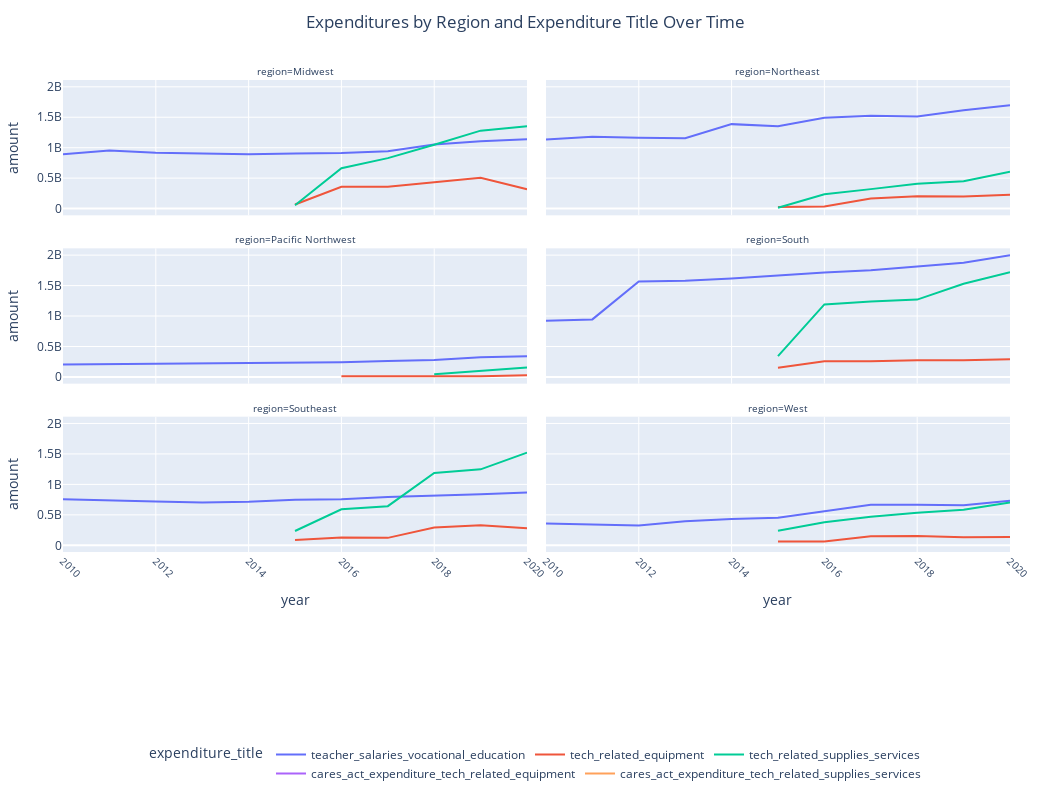

Write notebook code for a chart like this one.
### Code cell
regional_expenditures_line_grid = make_line_plot_grid(regional_aggregations_w_exp_title,
                                                      'year',
                                                      'amount',
                                                      'expenditure_title',
                                                      'region',
                                                      2,
                                                      'Expenditures by Region and Expenditure Title Over Time')

regional_expenditures_line_grid.show()

### Figure 1 — Plotly figure (JSON) as saved in the notebook; plotly's stock layout.template omitted (floating-point values rounded to 4 significant figures)
{"data": [{"hovertemplate": "expenditure_title=teacher_salaries_vocational_education<br>region=Midwest<br>year=%{x}<br>amount=%{y}<extra></extra>", "legendgroup": "teacher_salaries_vocational_education", "line": {"color": "#636efa", "dash": "solid"}, "marker": {"symbol": "circle"}, "mode": "lines", "name": "teacher_salaries_vocational_education", "orientation": "v", "showlegend": true, "type": "scatter", "x": [2010, 2011, 2012, 2013, 2014, 2015, 2016, 2017, 2018, 2019, 2020], "xaxis": "x5", "y": [894448000, 954296000, 918036000, 906328000, 891829000, 905353000, 911484000, 942326000, 1053667000, 1106858000, 1139464000], "yaxis": "y5"}, {"hovertemplate": "expenditure_title=teacher_salaries_vocational_education<br>region=Northeast<br>year=%{x}<br>amount=%{y}<extra></extra>", "legendgroup": "teacher_salaries_vocational_education", "line": {"color": "#636efa", "dash": "solid"}, "marker": {"symbol": "circle"}, "mode": "lines", "name": "teacher_salaries_vocational_education", "orientation": "v", "showlegend": false, "type": "scatter", "x": [2010, 2011, 2012, 2013, 2014, 2015, 2016, 2017, 2018, 2019, 2020], "xaxis": "x6", "y": [1132680000, 1180558000, 1163786000, 1155817000, 1386978000, 1350863000, 1493350000, 1525749000, 1513888000, 1612998000, 1698503000], "yaxis": "y6"}, {"hovertemplate": "expenditure_title=teacher_salaries_vocational_education<br>region=Pacific Northwest<br>year=%{x}<br>amount=%{y}<extra></extra>", "legendgroup": "teacher_salaries_vocational_education", "line": {"color": "#636efa", "dash": "solid"}, "marker": {"symbol": "circle"}, "mode": "lines", "name": "teacher_salaries_vocational_education", "orientation": "v", "showlegend": false, "type": "scatter", "x": [2010, 2011, 2012, 2013, 2014, 2015, 2016, 2017, 2018, 2019, 2020], "xaxis": "x3", "y": [204713000, 211374000, 207527000, 215010000, 220446000, 227891000, 242647000, 260030000, 277272000, 325021000, 341594000], "yaxis": "y3"}, {"hovertemplate": "expenditure_title=teacher_salaries_vocational_education<br>region=South<br>year=%{x}<br>amount=%{y}<extra></extra>", "legendgroup": "teacher_salaries_vocational_education", "line": {"color": "#636efa", "dash": "solid"}, "marker": {"symbol": "circle"}, "mode": "lines", "name": "teacher_salaries_vocational_education", "orientation": "v", "showlegend": false, "type": "scatter", "x": [2010, 2011, 2012, 2013, 2014, 2015, 2016, 2017, 2018, 2019, 2020], "xaxis": "x4", "y": [922538000, 944927000, 1566778000, 1580751000, 1615076000, 1665871000, 1715500000, 1750896000, 1815234000, 1874380000, 2000388000], "yaxis": "y4"}, {"hovertemplate": "expenditure_title=teacher_salaries_vocational_education<br>region=Southeast<br>year=%{x}<br>amount=%{y}<extra></extra>", "legendgroup": "teacher_salaries_vocational_education", "line": {"color": "#636efa", "dash": "solid"}, "marker": {"symbol": "circle"}, "mode": "lines", "name": "teacher_salaries_vocational_education", "orientation": "v", "showlegend": false, "type": "scatter", "x": [2010, 2011, 2012, 2013, 2014, 2015, 2016, 2017, 2018, 2019, 2020], "xaxis": "x", "y": [754042000, 729944000, 717086000, 704022000, 716380000, 749210000, 757427000, 793767000, 811435000, 837520000, 867754000], "yaxis": "y"}, {"hovertemplate": "expenditure_title=teacher_salaries_vocational_education<br>region=West<br>year=%{x}<br>amount=%{y}<extra></extra>", "legendgroup": "teacher_salaries_vocational_education", "line": {"color": "#636efa", "dash": "solid"}, "marker": {"symbol": "circle"}, "mode": "lines", "name": "teacher_salaries_vocational_education", "orientation": "v", "showlegend": false, "type": "scatter", "x": [2010, 2011, 2012, 2013, 2014, 2015, 2016, 2017, 2018, 2019, 2020], "xaxis": "x2", "y": [357673000, 337779000, 326109000, 396191000, 432107000, 452882000, 561740000, 664307000, 664343000, 659381000, 731898000], "yaxis": "y2"}, {"hovertemplate": "expenditure_title=tech_related_equipment<br>region=Midwest<br>year=%{x}<br>amount=%{y}<extra></extra>", "legendgroup": "tech_related_equipment", "line": {"color": "#EF553B", "dash": "solid"}, "marker": {"symbol": "circle"}, "mode": "lines", "name": "tech_related_equipment", "orientation": "v", "showlegend": true, "type": "scatter", "x": [2015, 2016, 2017, 2018, 2019, 2020], "xaxis": "x5", "y": [67827000, 358349000, 356854000, 425153000, 505380000, 317632000], "yaxis": "y5"}, {"hovertemplate": "expenditure_title=tech_related_equipment<br>region=Northeast<br>year=%{x}<br>amount=%{y}<extra></extra>", "legendgroup": "tech_related_equipment", "line": {"color": "#EF553B", "dash": "solid"}, "marker": {"symbol": "circle"}, "mode": "lines", "name": "tech_related_equipment", "orientation": "v", "showlegend": false, "type": "scatter", "x": [2015, 2016, 2017, 2018, 2019, 2020], "xaxis": "x6", "y": [27904000, 34854000, 165804000, 201073000, 199713000, 229357000], "yaxis": "y6"}, {"hovertemplate": "expenditure_title=tech_related_equipment<br>region=Pacific Northwest<br>year=%{x}<br>amount=%{y}<extra></extra>", "legendgroup": "tech_related_equipment", "line": {"color": "#EF553B", "dash": "solid"}, "marker": {"symbol": "circle"}, "mode": "lines", "name": "tech_related_equipment", "orientation": "v", "showlegend": false, "type": "scatter", "x": [2016, 2017, 2018, 2019, 2020], "xaxis": "x3", "y": [12863000, 13334000, 16357000, 11185000, 29582000], "yaxis": "y3"}, {"hovertemplate": "expenditure_title=tech_related_equipment<br>region=South<br>year=%{x}<br>amount=%{y}<extra></extra>", "legendgroup": "tech_related_equipment", "line": {"color": "#EF553B", "dash": "solid"}, "marker": {"symbol": "circle"}, "mode": "lines", "name": "tech_related_equipment", "orientation": "v", "showlegend": false, "type": "scatter", "x": [2015, 2016, 2017, 2018, 2019, 2020], "xaxis": "x4", "y": [152735000, 258708000, 258643000, 274391000, 275914000, 292718000], "yaxis": "y4"}, {"hovertemplate": "expenditure_title=tech_related_equipment<br>region=Southeast<br>year=%{x}<br>amount=%{y}<extra></extra>", "legendgroup": "tech_related_equipment", "line": {"color": "#EF553B", "dash": "solid"}, "marker": {"symbol": "circle"}, "mode": "lines", "name": "tech_related_equipment", "orientation": "v", "showlegend": false, "type": "scatter", "x": [2015, 2016, 2017, 2018, 2019, 2020], "xaxis": "x", "y": [88999000, 127537000, 122231000, 293420000, 327883000, 278531000], "yaxis": "y"}, {"hovertemplate": "expenditure_title=tech_related_equipment<br>region=West<br>year=%{x}<br>amount=%{y}<extra></extra>", "legendgroup": "tech_related_equipment", "line": {"color": "#EF553B", "dash": "solid"}, "marker": {"symbol": "circle"}, "mode": "lines", "name": "tech_related_equipment", "orientation": "v", "showlegend": false, "type": "scatter", "x": [2015, 2016, 2017, 2018, 2019, 2020], "xaxis": "x2", "y": [64338000, 61382000, 147384000, 151455000, 133154000, 137639000], "yaxis": "y2"}, {"hovertemplate": "expenditure_title=tech_related_supplies_services<br>region=Midwest<br>year=%{x}<br>amount=%{y}<extra></extra>", "legendgroup": "tech_related_supplies_services", "line": {"color": "#00cc96", "dash": "solid"}, "marker": {"symbol": "circle"}, "mode": "lines", "name": "tech_related_supplies_services", "orientation": "v", "showlegend": true, "type": "scatter", "x": [2015, 2016, 2017, 2018, 2019, 2020], "xaxis": "x5", "y": [53959000, 662604000, 828885000, 1048070000, 1280166000, 1350443000], "yaxis": "y5"}, {"hovertemplate": "expenditure_title=tech_related_supplies_services<br>region=Northeast<br>year=%{x}<br>amount=%{y}<extra></extra>", "legendgroup": "tech_related_supplies_services", "line": {"color": "#00cc96", "dash": "solid"}, "marker": {"symbol": "circle"}, "mode": "lines", "name": "tech_related_supplies_services", "orientation": "v", "showlegend": false, "type": "scatter", "x": [2015, 2016, 2017, 2018, 2019, 2020], "xaxis": "x6", "y": [14168000, 237032000, 319796000, 408845000, 447679000, 606597000], "yaxis": "y6"}, {"hovertemplate": "expenditure_title=tech_related_supplies_services<br>region=Pacific Northwest<br>year=%{x}<br>amount=%{y}<extra></extra>", "legendgroup": "tech_related_supplies_services", "line": {"color": "#00cc96", "dash": "solid"}, "marker": {"symbol": "circle"}, "mode": "lines", "name": "tech_related_supplies_services", "orientation": "v", "showlegend": false, "type": "scatter", "x": [2018, 2020], "xaxis": "x3", "y": [43741000, 157116000], "yaxis": "y3"}, {"hovertemplate": "expenditure_title=tech_related_supplies_services<br>region=South<br>year=%{x}<br>amount=%{y}<extra></extra>", "legendgroup": "tech_related_supplies_services", "line": {"color": "#00cc96", "dash": "solid"}, "marker": {"symbol": "circle"}, "mode": "lines", "name": "tech_related_supplies_services", "orientation": "v", "showlegend": false, "type": "scatter", "x": [2015, 2016, 2017, 2018, 2019, 2020], "xaxis": "x4", "y": [342349000, 1191281000, 1237213000, 1270037000, 1530169000, 1721118000], "yaxis": "y4"}, {"hovertemplate": "expenditure_title=tech_related_supplies_services<br>region=Southeast<br>year=%{x}<br>amount=%{y}<extra></extra>", "legendgroup": "tech_related_supplies_services", "line": {"color": "#00cc96", "dash": "solid"}, "marker": {"symbol": "circle"}, "mode": "lines", "name": "tech_related_supplies_services", "orientation": "v", "showlegend": false, "type": "scatter", "x": [2015, 2016, 2017, 2018, 2019, 2020], "xaxis": "x", "y": [234362000, 591453000, 642471000, 1187810000, 1247135000, 1521250000], "yaxis": "y"}, {"hovertemplate": "expenditure_title=tech_related_supplies_services<br>region=West<br>year=%{x}<br>amount=%{y}<extra></extra>", "legendgroup": "tech_related_supplies_services", "line": {"color": "#00cc96", "dash": "solid"}, "marker": {"symbol": "circle"}, "mode": "lines", "name": "tech_related_supplies_services", "orientation": "v", "showlegend": false, "type": "scatter", "x": [2015, 2016, 2017, 2018, 2019, 2020], "xaxis": "x2", "y": [238229000, 379330000, 467514000, 534742000, 582842000, 704238000], "yaxis": "y2"}, {"hovertemplate": "expenditure_title=cares_act_expenditure_tech_related_equipment<br>region=Midwest<br>year=%{x}<br>amount=%{y}<extra></extra>", "legendgroup": "cares_act_expenditure_tech_related_equipment", "line": {"color": "#ab63fa", "dash": "solid"}, "marker": {"symbol": "circle"}, "mode": "lines", "name": "cares_act_expenditure_tech_related_equipment", "orientation": "v", "showlegend": true, "type": "scatter", "x": [2020], "xaxis": "x5", "y": [8464000], "yaxis": "y5"}, {"hovertemplate": "expenditure_title=cares_act_expenditure_tech_related_equipment<br>region=Northeast<br>year=%{x}<br>amount=%{y}<extra></extra>", "legendgroup": "cares_act_expenditure_tech_related_equipment", "line": {"color": "#ab63fa", "dash": "solid"}, "marker": {"symbol": "circle"}, "mode": "lines", "name": "cares_act_expenditure_tech_related_equipment", "orientation": "v", "showlegend": false, "type": "scatter", "x": [2020], "xaxis": "x6", "y": [5341000], "yaxis": "y6"}, {"hovertemplate": "expenditure_title=cares_act_expenditure_tech_related_equipment<br>region=Pacific Northwest<br>year=%{x}<br>amount=%{y}<extra></extra>", "legendgroup": "cares_act_expenditure_tech_related_equipment", "line": {"color": "#ab63fa", "dash": "solid"}, "marker": {"symbol": "circle"}, "mode": "lines", "name": "cares_act_expenditure_tech_related_equipment", "orientation": "v", "showlegend": false, "type": "scatter", "x": [2020], "xaxis": "x3", "y": [1070000], "yaxis": "y3"}, {"hovertemplate": "expenditure_title=cares_act_expenditure_tech_related_equipment<br>region=South<br>year=%{x}<br>amount=%{y}<extra></extra>", "legendgroup": "cares_act_expenditure_tech_related_equipment", "line": {"color": "#ab63fa", "dash": "solid"}, "marker": {"symbol": "circle"}, "mode": "lines", "name": "cares_act_expenditure_tech_related_equipment", "orientation": "v", "showlegend": false, "type": "scatter", "x": [2020], "xaxis": "x4", "y": [5506000], "yaxis": "y4"}, {"hovertemplate": "expenditure_title=cares_act_expenditure_tech_related_equipment<br>region=West<br>year=%{x}<br>amount=%{y}<extra></extra>", "legendgroup": "cares_act_expenditure_tech_related_equipment", "line": {"color": "#ab63fa", "dash": "solid"}, "marker": {"symbol": "circle"}, "mode": "lines", "name": "cares_act_expenditure_tech_related_equipment", "orientation": "v", "showlegend": false, "type": "scatter", "x": [2020], "xaxis": "x2", "y": [3953000], "yaxis": "y2"}, {"hovertemplate": "expenditure_title=cares_act_expenditure_tech_related_supplies_services<br>region=Midwest<br>year=%{x}<br>amount=%{y}<extra></extra>", "legendgroup": "cares_act_expenditure_tech_related_supplies_services", "line": {"color": "#FFA15A", "dash": "solid"}, "marker": {"symbol": "circle"}, "mode": "lines", "name": "cares_act_expenditure_tech_related_supplies_services", "orientation": "v", "showlegend": true, "type": "scatter", "x": [2020], "xaxis": "x5", "y": [11675000], "yaxis": "y5"}, {"hovertemplate": "expenditure_title=cares_act_expenditure_tech_related_supplies_services<br>region=Northeast<br>year=%{x}<br>amount=%{y}<extra></extra>", "legendgroup": "cares_act_expenditure_tech_related_supplies_services", "line": {"color": "#FFA15A", "dash": "solid"}, "marker": {"symbol": "circle"}, "mode": "lines", "name": "cares_act_expenditure_tech_related_supplies_services", "orientation": "v", "showlegend": false, "type": "scatter", "x": [2020], "xaxis": "x6", "y": [15207000], "yaxis": "y6"}, {"hovertemplate": "expenditure_title=cares_act_expenditure_tech_related_supplies_services<br>region=Pacific Northwest<br>year=%{x}<br>amount=%{y}<extra></extra>", "legendgroup": "cares_act_expenditure_tech_related_supplies_services", "line": {"color": "#FFA15A", "dash": "solid"}, "marker": {"symbol": "circle"}, "mode": "lines", "name": "cares_act_expenditure_tech_related_supplies_services", "orientation": "v", "showlegend": false, "type": "scatter", "x": [2020], "xaxis": "x3", "y": [4343000], "yaxis": "y3"}, {"hovertemplate": "expenditure_title=cares_act_expenditure_tech_related_supplies_services<br>region=South<br>year=%{x}<br>amount=%{y}<extra></extra>", "legendgroup": "cares_act_expenditure_tech_related_supplies_services", "line": {"color": "#FFA15A", "dash": "solid"}, "marker": {"symbol": "circle"}, "mode": "lines", "name": "cares_act_expenditure_tech_related_supplies_services", "orientation": "v", "showlegend": false, "type": "scatter", "x": [2020], "xaxis": "x4", "y": [81330000], "yaxis": "y4"}, {"hovertemplate": "expenditure_title=cares_act_expenditure_tech_related_supplies_services<br>region=Southeast<br>year=%{x}<br>amount=%{y}<extra></extra>", "legendgroup": "cares_act_expenditure_tech_related_supplies_services", "line": {"color": "#FFA15A", "dash": "solid"}, "marker": {"symbol": "circle"}, "mode": "lines", "name": "cares_act_expenditure_tech_related_supplies_services", "orientation": "v", "showlegend": false, "type": "scatter", "x": [2020], "xaxis": "x", "y": [6967000], "yaxis": "y"}, {"hovertemplate": "expenditure_title=cares_act_expenditure_tech_related_supplies_services<br>region=West<br>year=%{x}<br>amount=%{y}<extra></extra>", "legendgroup": "cares_act_expenditure_tech_related_supplies_services", "line": {"color": "#FFA15A", "dash": "solid"}, "marker": {"symbol": "circle"}, "mode": "lines", "name": "cares_act_expenditure_tech_related_supplies_services", "orientation": "v", "showlegend": false, "type": "scatter", "x": [2020], "xaxis": "x2", "y": [10755000], "yaxis": "y2"}], "layout": {"annotations": [{"font": {"size": 10}, "showarrow": false, "text": "region=Southeast", "x": 0.245, "xanchor": "center", "xref": "paper", "y": 0.2867, "yanchor": "bottom", "yref": "paper"}, {"font": {"size": 10}, "showarrow": false, "text": "region=West", "x": 0.755, "xanchor": "center", "xref": "paper", "y": 0.2867, "yanchor": "bottom", "yref": "paper"}, {"font": {"size": 10}, "showarrow": false, "text": "region=Pacific Northwest", "x": 0.245, "xanchor": "center", "xref": "paper", "y": 0.6433, "yanchor": "bottom", "yref": "paper"}, {"font": {"size": 10}, "showarrow": false, "text": "region=South", "x": 0.755, "xanchor": "center", "xref": "paper", "y": 0.6433, "yanchor": "bottom", "yref": "paper"}, {"font": {"size": 10}, "showarrow": false, "text": "region=Midwest", "x": 0.245, "xanchor": "center", "xref": "paper", "y": 1.0, "yanchor": "bottom", "yref": "paper"}, {"font": {"size": 10}, "showarrow": false, "text": "region=Northeast", "x": 0.755, "xanchor": "center", "xref": "paper", "y": 1.0, "yanchor": "bottom", "yref": "paper"}], "height": 800, "hoverlabel": {"bgcolor": "white", "font": {"family": "Calibri", "size": 16}}, "legend": {"orientation": "h", "title": {"text": "expenditure_title"}, "tracegroupgap": 0, "x": 0.5, "xanchor": "center", "y": -0.5, "yanchor": "bottom"}, "margin": {"b": 200, "l": 40, "r": 40, "t": 80}, "title": {"text": "Expenditures by Region and Expenditure Title Over Time", "x": 0.5, "xanchor": "center", "y": 0.98, "yanchor": "top"}, "width": 1050, "xaxis": {"anchor": "y", "domain": [0, 0.49], "tickangle": 45, "tickfont": {"size": 10}, "title": {"text": "year"}}, "xaxis2": {"anchor": "y2", "domain": [0.51, 1], "matches": "x", "tickangle": 45, "tickfont": {"size": 10}, "title": {"text": "year"}}, "xaxis3": {"anchor": "y3", "domain": [0, 0.49], "matches": "x", "showticklabels": false, "tickangle": 45, "tickfont": {"size": 10}}, "xaxis4": {"anchor": "y4", "domain": [0.51, 1], "matches": "x", "showticklabels": false, "tickangle": 45, "tickfont": {"size": 10}}, "xaxis5": {"anchor": "y5", "domain": [0, 0.49], "matches": "x", "showticklabels": false, "tickangle": 45, "tickfont": {"size": 10}}, "xaxis6": {"anchor": "y6", "domain": [0.51, 1], "matches": "x", "showticklabels": false, "tickangle": 45, "tickfont": {"size": 10}}, "yaxis": {"anchor": "x", "domain": [0, 0.2867], "title": {"text": "amount"}}, "yaxis2": {"anchor": "x2", "domain": [0, 0.2867], "matches": "y", "showticklabels": false}, "yaxis3": {"anchor": "x3", "domain": [0.3567, 0.6433], "matches": "y", "title": {"text": "amount"}}, "yaxis4": {"anchor": "x4", "domain": [0.3567, 0.6433], "matches": "y", "showticklabels": false}, "yaxis5": {"anchor": "x5", "domain": [0.7133, 1.0], "matches": "y", "title": {"text": "amount"}}, "yaxis6": {"anchor": "x6", "domain": [0.7133, 1.0], "matches": "y", "showticklabels": false}}}
